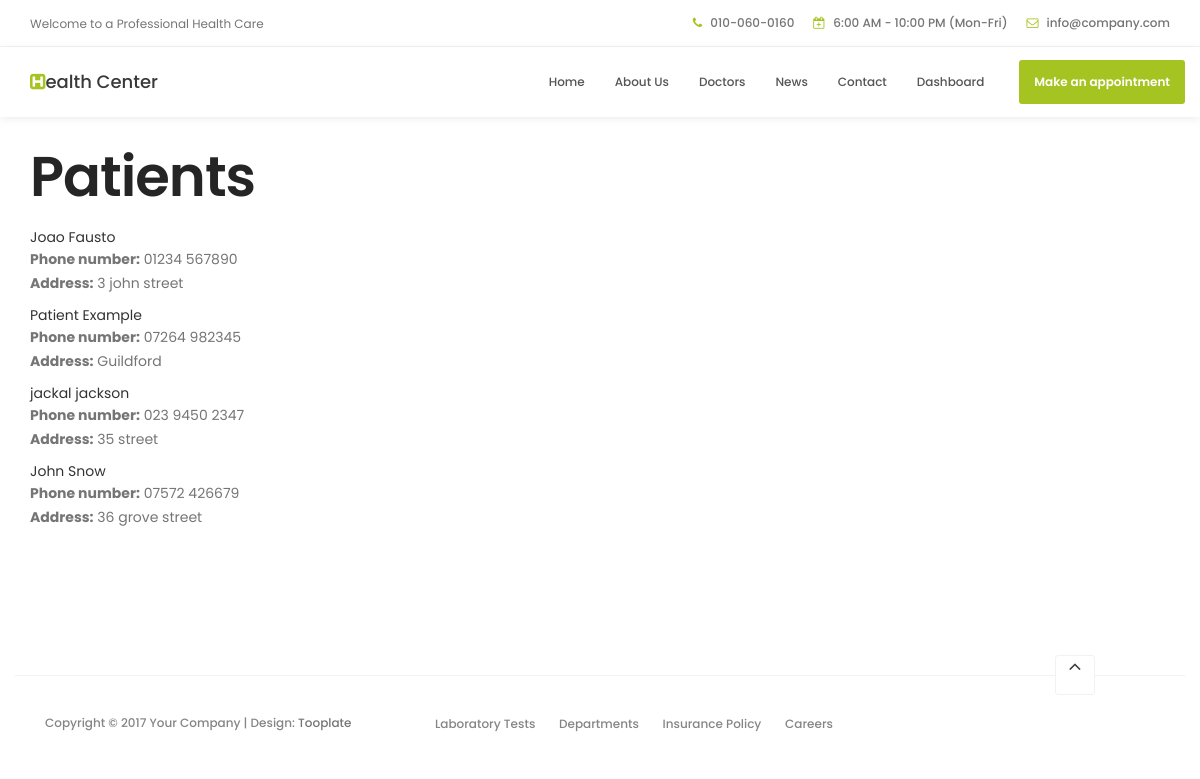
The app's page /hospital/patients/ (signed in), older data.
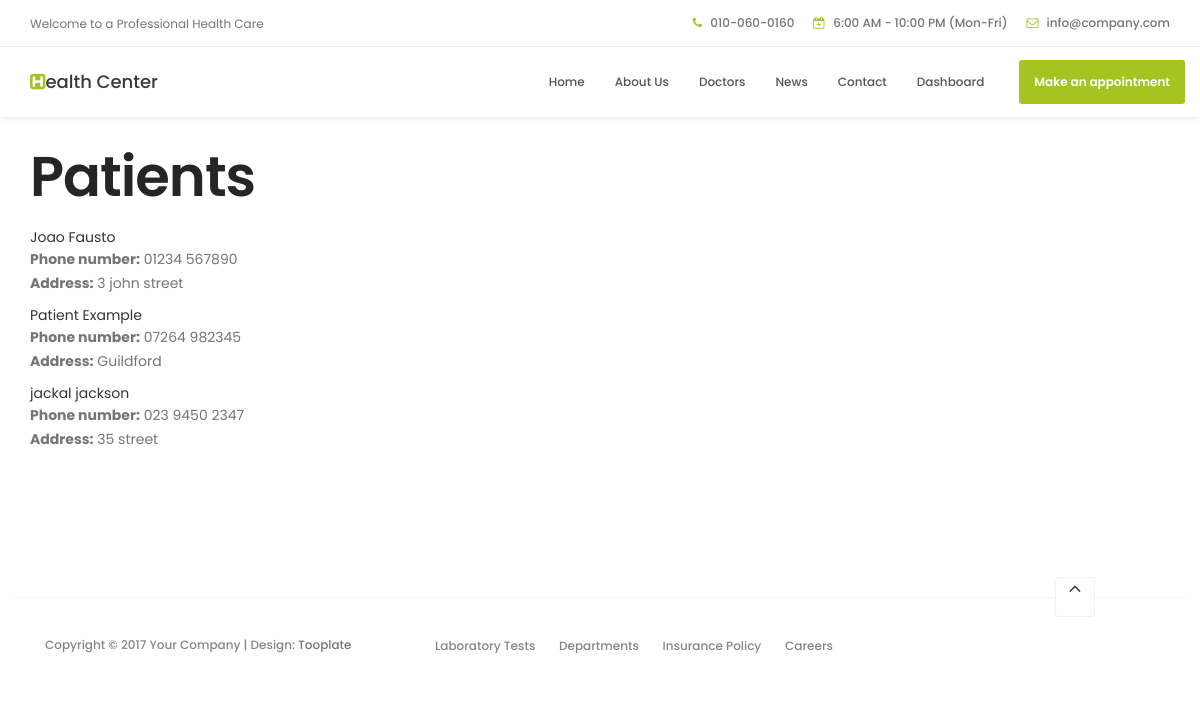
The same page, newer data.
### hospital/models.py (models this page shows, shortened)
class Patient(models.Model):
    user = models.OneToOneField(User, on_delete=models.CASCADE)
    address = models.CharField(max_length=40,null=True)
    phone = PhoneNumberField(null=True)
    image = models.ImageField(upload_to='hospital/static/hospital/profile_pics',null= True)
    description = models.CharField(max_length=500,null=True)
    assignedDoctorId = models.ForeignKey(Doctor, on_delete=models.CASCADE, null=True)
    admitDate = models.DateField(null=True)
    admitStatus = models.BooleanField(default=False)
    def __str__(self):
        return self.user.first_name + " " + self.user.last_name

### hospital/views.py (the view)
# urls.py: path('patients/', views.all_patients, name='patients'),
def all_patients(request):
    current_user = request.user
    doctor = ''
    if request.user.is_authenticated:
        if Doctor.objects.filter(user=current_user).exists():
            doctor = Doctor.objects.filter(user=current_user)
        patient_list = Patient.objects.all()
        return render(request, 'hospital/patient_list.html', {'doctor': doctor, 'patient_list': patient_list})
    else:
        messages.info("ACCESS DENIED")
        return redirect("hospital:login")

### hospital/templates/hospital/patient_list.html
{% load static %}
<html lang="en">
<head>
     {% include "hospital/head.html" %}
</head>
<body id="top" data-spy="scroll" data-target=".navbar-collapse" data-offset="50">
    {% include "hospital/header.html" %}
    {% if user.is_authenticated %}
    {% if doctor %}
    <div class="container">
        <h1>Patients</h1>
        {% for patient in patient_list %}
        <div class="card">
            <div class="card-header">
                {{ patient }}
            </div>
            <div class="card-body">
              <p class="card-text">
                <strong>Phone number:</strong> {{ patient.phone }}
                <br/>
                <strong>Address:</strong> {{ patient.address }}
                <br/>
              </p>
            </div>
          </div>
        {% endfor %}
    </div>
    {% else%}
      <h1>You don't have access to this page, make sure to log in as Doctor</h1>
    {% endif%}
    {% else%}
      <h1>You don't have access to this page, make sure to log in as Doctor</h1>
    {% endif%}
    {% include "hospital/footer_patients.html" %}
</body>
</html>

Row changes from the older to the newer data that the page shows:
removed Patient: user.last_name "John Snow", phone "07572 426679", address "36 grove street"
